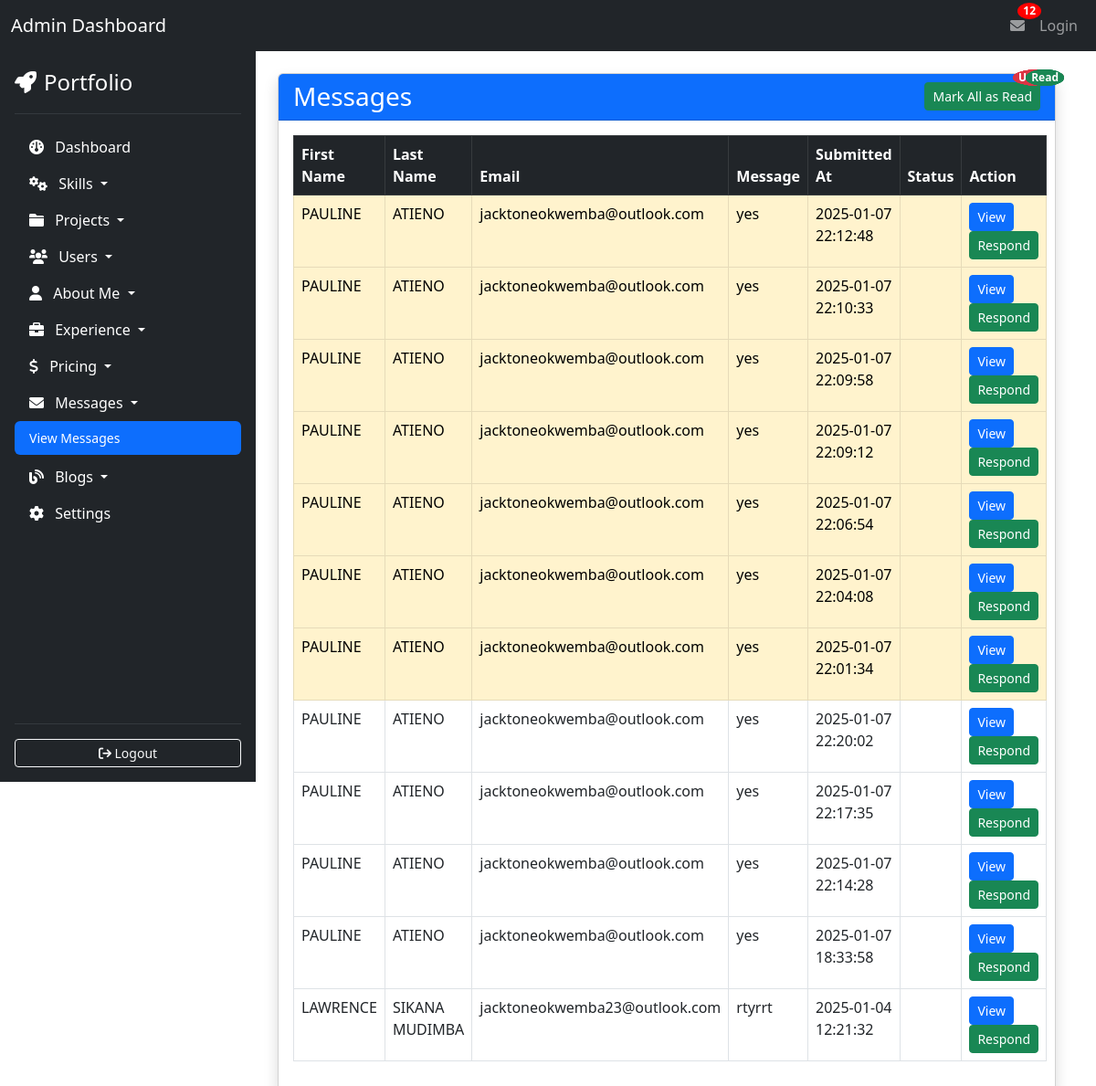
Screenshot of /admin/view_messages.php with the database file from the repository.
### tables this page shows
CREATE TABLE `contact_messages` (
  `id` int(11) NOT NULL,
  `first_name` varchar(100) NOT NULL,
  `last_name` varchar(100) NOT NULL,
  `email` varchar(100) NOT NULL,
  `message` text NOT NULL,
  `submitted_at` timestamp NOT NULL DEFAULT current_timestamp(),
  `read_status` tinyint(1) DEFAULT 0
);

### admin/view_messages.php (the view, shortened to what this page needs)
<?php
include 'header.php';
include 'config.php';
$messageQuery = "SELECT * FROM contact_messages ORDER BY read_status ASC, submitted_at DESC";
$messages = $conn->query($messageQuery);
?>
<div class="container-fluid">
    <div class="row">
        <?php include('sidebar.php'); ?>
        <div class="col-9 p-4">
            <div class="card shadow">
                <div class="card-header bg-primary text-white d-flex justify-content-between align-items-center">
                    <h3 class="mb-0">Messages</h3>
                    <form method="POST">
                        <button type="submit" name="mark_all_read" class="btn btn-success btn-sm">Mark All as Read</button>
                    </form>
                </div>
                <div class="card-body">
                    <table class="table table-hover table-bordered">
                        <thead class="table-dark">
                            <tr>
                                <th>First Name</th>
                                <th>Last Name</th>
                                <th>Email</th>
                                <th>Message</th>
                                <th>Submitted At</th>
                                <th>Status</th>
                                <th>Action</th>
                            </tr>
                        </thead>
                        <tbody>
                            <?php while ($row = $messages->fetch_assoc()) { ?>
                                <tr class="<?= $row['read_status'] == 0 ? 'table-warning' : ''; ?>">
                                    <td><?= htmlspecialchars($row['first_name']); ?></td>
                                    <td><?= htmlspecialchars($row['last_name']); ?></td>
                                    <td><?= htmlspecialchars($row['email']); ?></td>
                                    <td>
                                        <div style="max-height: 100px; overflow-y: auto;">
                                            <?= nl2br(htmlspecialchars($row['message'])); ?>
                                        </div>
                                    </td>
                                    <td><?= htmlspecialchars($row['submitted_at']); ?></td>
                                    <td>
                                        <?php if ($row['read_status'] == 0) { ?>
                                            <span class="badge bg-danger">Unread</span>
                                        <?php } else { ?>
                                            <span class="badge bg-success">Read</span>
                                        <?php } ?>
                                    </td>
                                    <td>
                                        <a href="view_message.php?id=<?= $row['id']; ?>" class="btn btn-primary btn-sm">View</a>
                                        <a href="respond_message.php?id=<?= $row['id']; ?>" class="btn btn-success btn-sm">Respond</a>
                                    </td>
                                </tr>
                            <?php } ?>
                        </tbody>
                    </table>
                </div>
            </div>
        </div>
    </div>
</div>
<?php include('footer.php'); ?>

### admin/header.php (style rules this page uses)
.badge { position: absolute; top: -5px; right: -10px; background-color: red; color: white; font-size: 12px; border-radius: 50%; padding: 3px 6px; }

### rows the page displays
contact_messages: first_name "PAULINE", last_name "ATIENO", email "jacktoneokwemba@outlook.com", message "yes", submitted_at "2025-01-07 22:12:48"
contact_messages: first_name "PAULINE", last_name "ATIENO", email "jacktoneokwemba@outlook.com", message "yes", submitted_at "2025-01-07 22:10:33"
contact_messages: first_name "PAULINE", last_name "ATIENO", email "jacktoneokwemba@outlook.com", message "yes", submitted_at "2025-01-07 22:09:58"
contact_messages: first_name "PAULINE", last_name "ATIENO", email "jacktoneokwemba@outlook.com", message "yes", submitted_at "2025-01-07 22:09:12"
contact_messages: first_name "PAULINE", last_name "ATIENO", email "jacktoneokwemba@outlook.com", message "yes", submitted_at "2025-01-07 22:06:54"
contact_messages: first_name "PAULINE", last_name "ATIENO", email "jacktoneokwemba@outlook.com", message "yes", submitted_at "2025-01-07 22:04:08"
contact_messages: first_name "PAULINE", last_name "ATIENO", email "jacktoneokwemba@outlook.com", message "yes", submitted_at "2025-01-07 22:01:34", read_status "Unread"
contact_messages: first_name "PAULINE", last_name "ATIENO", email "jacktoneokwemba@outlook.com", message "yes", submitted_at "2025-01-07 22:20:02"
contact_messages: first_name "PAULINE", last_name "ATIENO", email "jacktoneokwemba@outlook.com", message "yes", submitted_at "2025-01-07 22:17:35"
contact_messages: first_name "PAULINE", last_name "ATIENO", email "jacktoneokwemba@outlook.com", message "yes", submitted_at "2025-01-07 22:14:28"
contact_messages: first_name "PAULINE", last_name "ATIENO", email "jacktoneokwemba@outlook.com", message "yes", submitted_at "2025-01-07 18:33:58"
contact_messages: first_name "LAWRENCE", last_name "SIKANA MUDIMBA", email "jacktoneokwemba23@outlook.com", message "rtyrrt", submitted_at "2025-01-04 12:21:32", read_status "Read"

### other values shown
$unreadCount "12"
